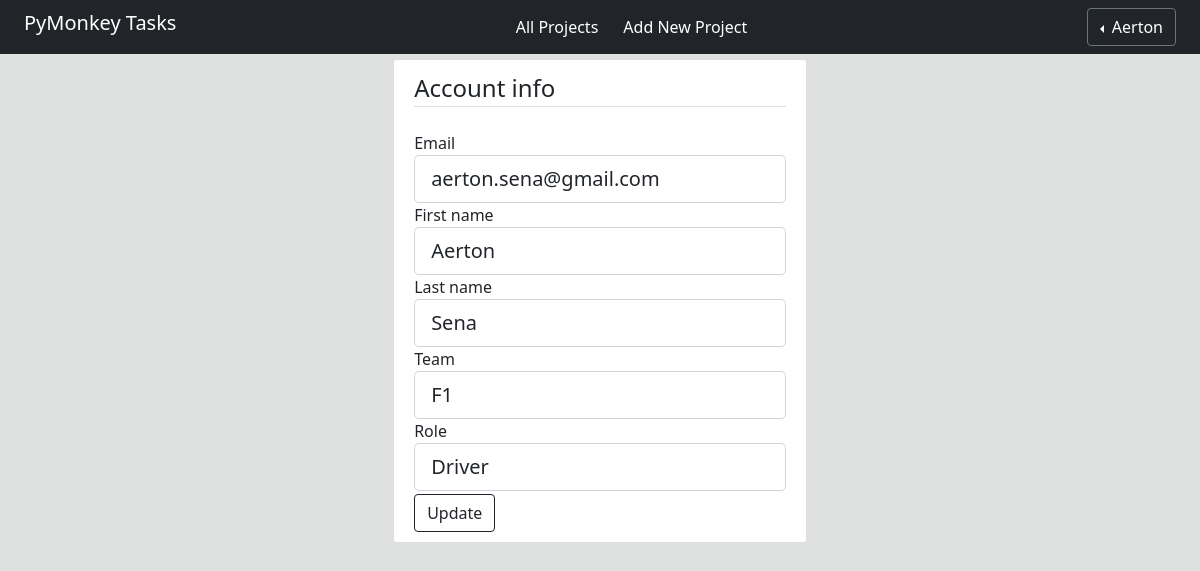
Page /account (signed in) on the committed database.
### lib/models.py (models this page shows)
class User(db.Model, UserMixin):
    id = db.Column(db.Integer, primary_key=True)
    email = db.Column(db.String, nullable=False)
    password = db.Column(db.String, nullable=False)
    fname = db.Column(db.String)
    lname = db.Column(db.String)
    team = db.Column(db.String)
    position = db.Column(db.String)
    assignment = db.relationship('Project_assignment', backref='user')

### lib/user_routing.py (the view)
@user_routes.route('/account', methods=['GET', 'POST'])
@login_required
def account():
    form = UpdateAccountForm()
    if form.validate_on_submit():
        current_user.email = form.email.data
        current_user.fname = form.fname.data
        current_user.lname = form.lname.data
        current_user.team = form.team.data
        current_user.position = form.position.data
        db.session.add(current_user)
        db.session.commit()
        return redirect(url_for('user_routes.account'))
    elif request.method == 'GET':
        form.email.data = current_user.email
        form.fname.data = current_user.fname
        form.lname.data = current_user.lname
        form.team.data = current_user.team
        form.position.data = current_user.position
    return render_template('account.html', title='Account', form=form)

### lib/forms.py (shortened to what this page needs)
class UpdateAccountForm(FlaskForm):
    email = StringField('Email', validators=[DataRequired(), Email()])
    fname = StringField('First name', validators=[DataRequired()])
    lname = StringField('Last name', validators=[DataRequired()])
    team = StringField('Team', validators=[DataRequired()])
    position = StringField('Role', validators=[DataRequired()])
    submit = SubmitField('Update')

### lib/models.py (called while the page is built)
@login_manager.user_loader
def load_user(user_id):
    return User.query.get(int(user_id))

### lib/templates/account.html (shortened to what this page needs)
{% extends "layout.html"%}
{% block content %}
	<div class="content-section">
	<form method='POST' action="" enctype="multipart/form-data">
		<fieldset class="form-group">
			<legend class="border-bottom mb-4">Account info</legend>
			<div class="form-group">
				{{ form.email.label(class='form-control-label') }}
				{% if form.email.errors %}
					{{ form.email(class="form-control form-control-lg is-invalid") }}
					<div class="invalid-feedback">
						{% for error in form.email.errors %}
							<span>{{ error }}</span>
						{% endfor %}
					</div>
				{% else %}
					{{ form.email(class='form-control form-control-lg') }}
				{% endif %}
			</div>
            <div class="form-group">
				{{ form.fname.label(class='form-control-label') }}
				{% if form.fname.errors %}
					{{ form.fname(class="form-control form-control-lg is-invalid") }}
					<div class="invalid-feedback">
						{% for error in form.fname.errors %}
							<span>{{ error }}</span>
						{% endfor %}
					</div>
				{% else %}
					{{ form.fname(class='form-control form-control-lg') }}
				{% endif %}
			</div>
			<div class="form-group">
				{{ form.lname.label(class='form-control-label') }}
				{% if form.lname.errors %}
					{{ form.lname(class="form-control form-control-lg is-invalid") }}
					<div class="invalid-feedback">
						{% for error in form.lname.errors %}
							<span>{{ error }}</span>
						{% endfor %}
					</div>
				{% else %}
					{{ form.lname(class='form-control form-control-lg') }}
				{% endif %}
			</div>
			<div class="form-group">
				{{ form.team.label(class='form-control-label') }}
				{% if form.team.errors %}
					{{ form.team(class="form-control form-control-lg is-invalid") }}
					<div class="invalid-feedback">
						{% for error in form.team.errors %}
							<span>{{ error }}</span>
						{% endfor %}
					</div>
				{% else %}
					{{ form.team(class='form-control form-control-lg') }}
				{% endif %}
			</div>
			<div class="form-group">
				{{ form.position.label(class='form-control-label') }}
				{% if form.position.errors %}
					{{ form.position(class="form-control form-control-lg is-invalid") }}
					<div class="invalid-feedback">
						{% for error in form.position.errors %}
							<span>{{ error }}</span>
						{% endfor %}
					</div>
				{% else %}
					{{ form.position(class='form-control form-control-lg') }}
				{% endif %}
			</div>
		</fieldset>
		<div class='form-group' style="margin-top: 3px;">
			{{ form.submit(class='btn btn-outline-dark') }}
		</div>
	</form>
	</div>
{% endblock %}

### lib/templates/layout.html (shortened to what this page needs)
<!DOCTYPE html>
<html lang="en">
<head>
    <link rel="stylesheet" href="{{ url_for('static',filename='css/bootstrap.min.css') }}"/>
    <link rel="stylesheet" href="{{ url_for('static',filename='css/styles.css')}}" />
</head>
<body style="background-color: rgb(223, 224, 224);">
<nav class="navbar navbar-dark bg-dark">
    <h5 class="header text-white" style="margin-left: 2%;">PyMonkey Tasks</h5>
    <div class="btn-group">
        <a href="{{ url_for('project_routes.index') }}" class="btn btn-dark">All Projects</a>
        <a href="{{ url_for('project_routes.add') }}" class="btn btn-dark">Add New Project</a>
    </div>
    {% if current_user.is_authenticated %}
    <div class="btn-group dropstart" style="margin-right: 2%;">
        <button class="btn btn-outline-secondary dropdown-toggle text-white" type="button" id="dropdownMenuButton1" data-bs-toggle="dropdown" aria-expanded="false">
          {{ current_user.fname }}
        </button>
    </div>
	{% else %}
    <div class="btn-group">
        <a href="{{ url_for('user_routes.login') }}" class="btn btn-dark">Login</a>
        <a href="{{ url_for('user_routes.register') }}" class="btn btn-dark">Register</a>
    </div>
	{% endif %}
</nav>
<div class="container-fluid">
    <div class="row" style="margin-left: 5%;margin-right: 5%; margin-top: 5px;">
        <div clas="col-8">
            {% block content %}
            {% endblock %}
        </div>
    </div>
</div>
</body>
</html>

### rows in the picture
User: fname "Aerton", email "aerton.sena@gmail.com", lname "Sena", team "F1", position "Driver"
